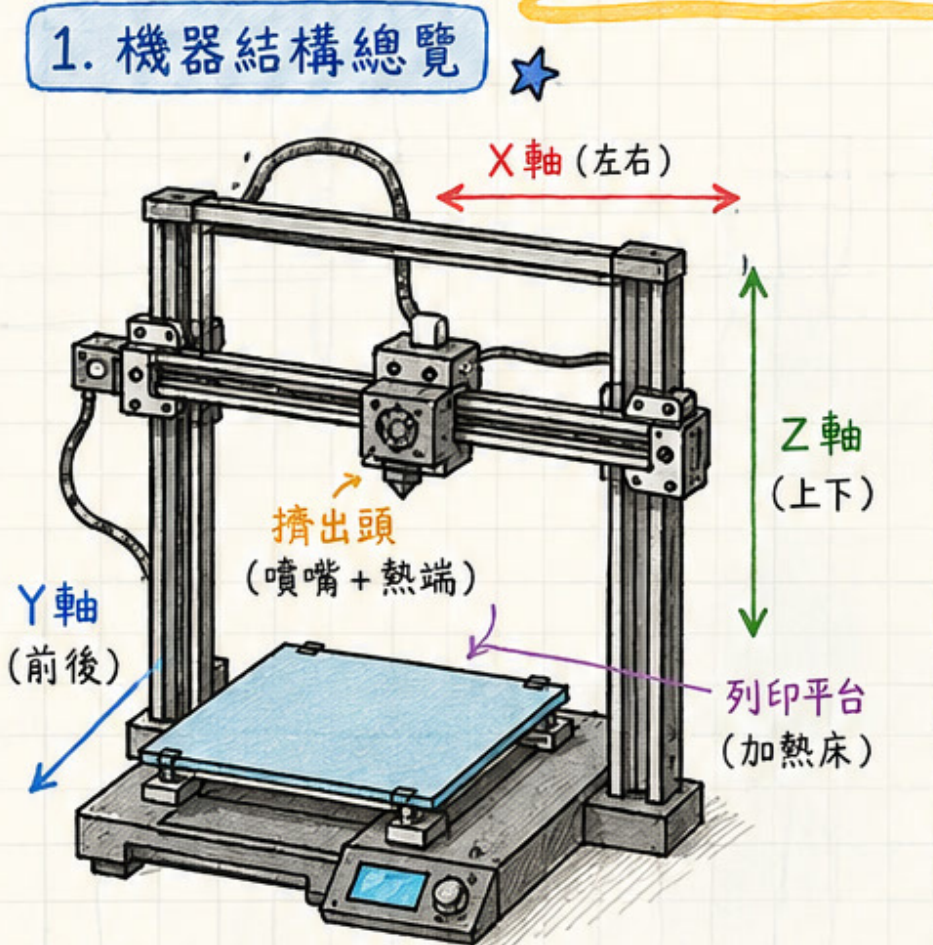
#> input picture output/handout/images/01-machine.png, 933 x 945 px; its folder holds 4 pictures in this run
$ python optimize_images.py
#> lines starting #> are read from the running program, lines starting #| are printed output that depends on the picture
"""Create small WebP reading images; preserve every original PNG."""
from pathlib import Path
from PIL import Image, ImageOps

root = Path(__file__).resolve().parent / 'output/handout/images'
target = root / 'web'
target.mkdir(exist_ok=True)
original_total = preview_total = 0
for source in sorted(root.glob('0*.png')):
    with Image.open(source) as original:
#> original is the input picture: PIL image 933x945 RGB; mean R, G, B 200.8, 200.8, 195.3
        preview = ImageOps.contain(original.convert('RGB'), (900, 1000))
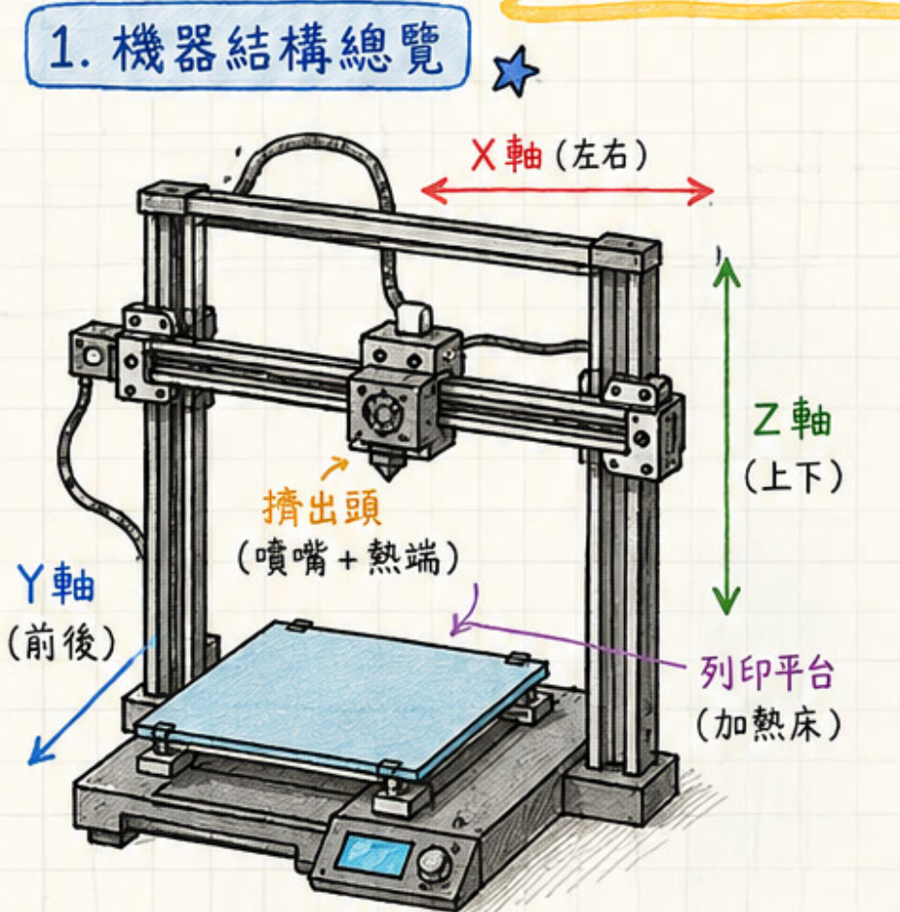
#> preview: PIL image 900x912 RGB; mean R, G, B 200.8, 200.8, 195.3
        output = target / (source.stem + '.webp')
        preview.save(output, 'WEBP', quality=88, method=6)
    original_total += source.stat().st_size
    preview_total += output.stat().st_size
    print(f'{source.stem}: {source.stat().st_size:,} -> {output.stat().st_size:,} bytes')
#> pass 2 of the loop `for source in sorted(root.glob('0*.png')):`:
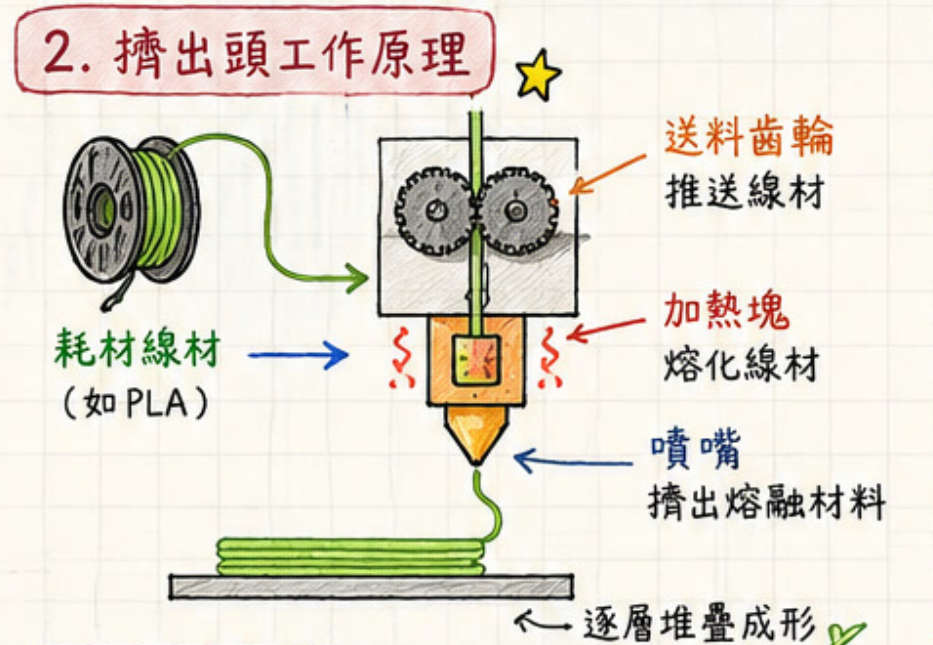
#> input picture output/handout/images/02-extrusion.png, 933 x 645 px
#> original is the input picture: PIL image 933x645 RGB; mean R, G, B 226.5, 221, 208.9
#> `preview = ImageOps.contain(original.convert('RGB'), (900, 1000))`:
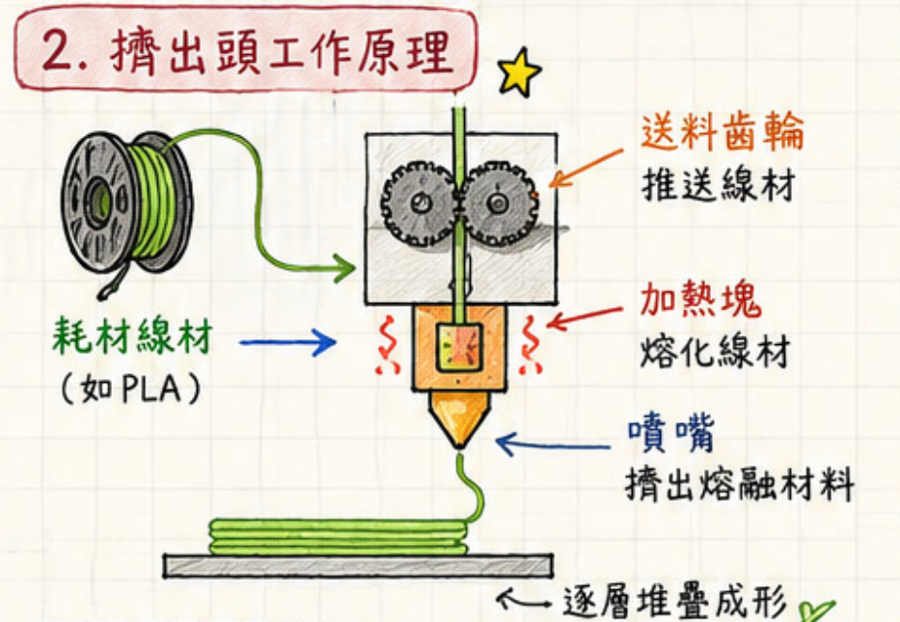
#> preview: PIL image 900x622 RGB; mean R, G, B 226.5, 221, 208.9
#> pass 3 of the loop `for source in sorted(root.glob('0*.png')):`:
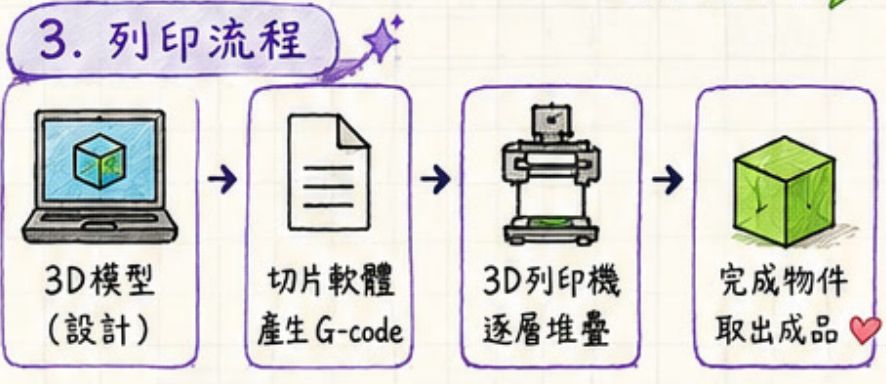
#> input picture output/handout/images/03-workflow.png, 886 x 384 px
#> original is the input picture: PIL image 886x384 RGB; mean R, G, B 217.7, 216, 212.4
#> `preview = ImageOps.contain(original.convert('RGB'), (900, 1000))`:
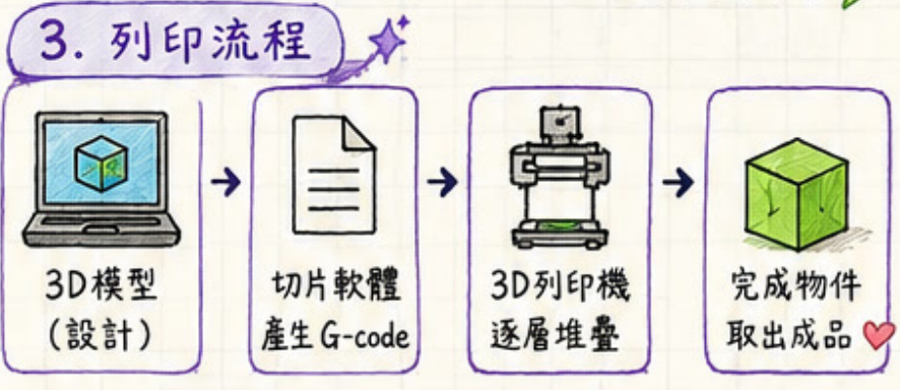
#> preview: PIL image 900x390 RGB; mean R, G, B 217.7, 216, 212.4
#> the loop made 4 passes; the first 3 are shown
print(f'Total: {original_total:,} -> {preview_total:,} bytes; saved {1-preview_total/original_total:.1%}')
